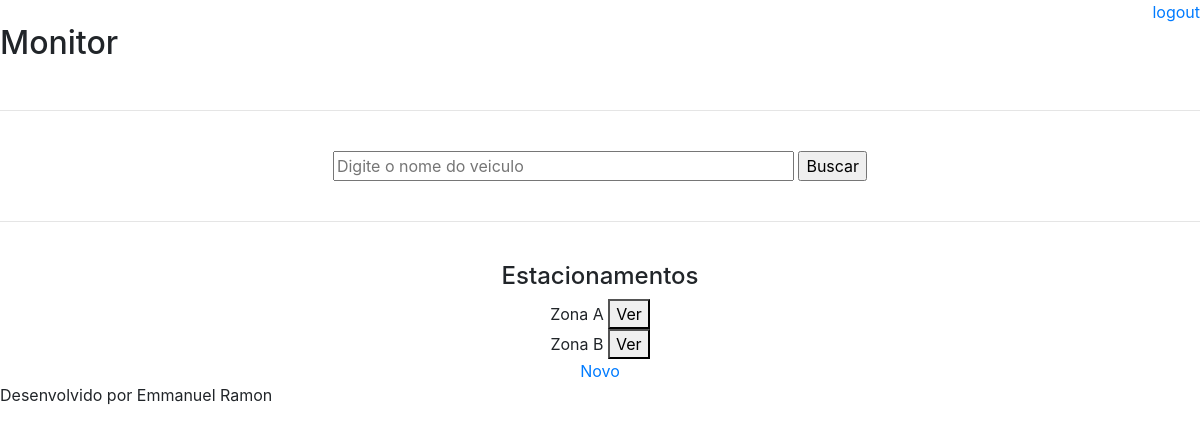
The app's page /monitor/, older data.
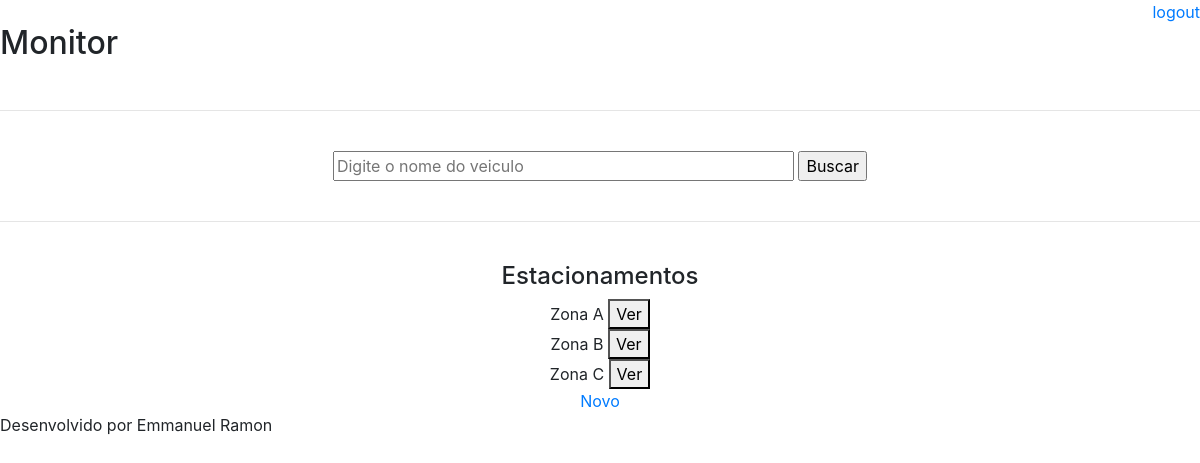
The same page, newer data.
### core/models.py (models this page shows, shortened)
class Estacionamento(models.Model):
	nome    = models.CharField(max_length=16)
	cap_max = models.IntegerField()
	ativo  = models.BooleanField(default=True)

### core/views.py (the view, shortened to what this page needs)
# urls.py: path('monitor/', views.monitor_page, name='monitor'),
def monitor_page(request):
	dados = {'titulo': 'Monitor'}
	try:
		estacionamentos = Estacionamento.objects.all()
		dados['estacionamentos'] = estacionamentos
	except Exception as e:
		dados['no-estacionamento'] = 'Ainda sem estacionamento(s) cadastrado(s)'
	return render(request, 'monitor.html', dados)

### templates/monitor.html (shortened to what this page needs)
{% extends "model-page.html" %}
{% block content %}
<h2>Monitor</h2>
<br><hr><br>
<div align="center">
	<form action="." method="POST">
		<input type="text" name="busca_veiculo" size="40" placeholder="Digite o nome do veiculo">
		<input type="submit" name="buscar" value="Buscar">
	</form>
</div>
<br><hr><br>
<div align="center">
	<h4>Estacionamentos</h4>
	{% if estacionamentos %}
		{% for item in estacionamentos %}
			<tr>
				<td>{{ item.nome }}</td>
				<td><a href="{% url 'index_estacionamento' item.id %}"><button>Ver</button></a><br></td>
			</tr>
		{% endfor %}
	{% endif %}
	<a href="{% url 'new_estacionamento' %}">Novo</a>
</div>
{% endblock %}

Row changes from the older to the newer data that the page shows:
added Estacionamento: nome "Zona C"
